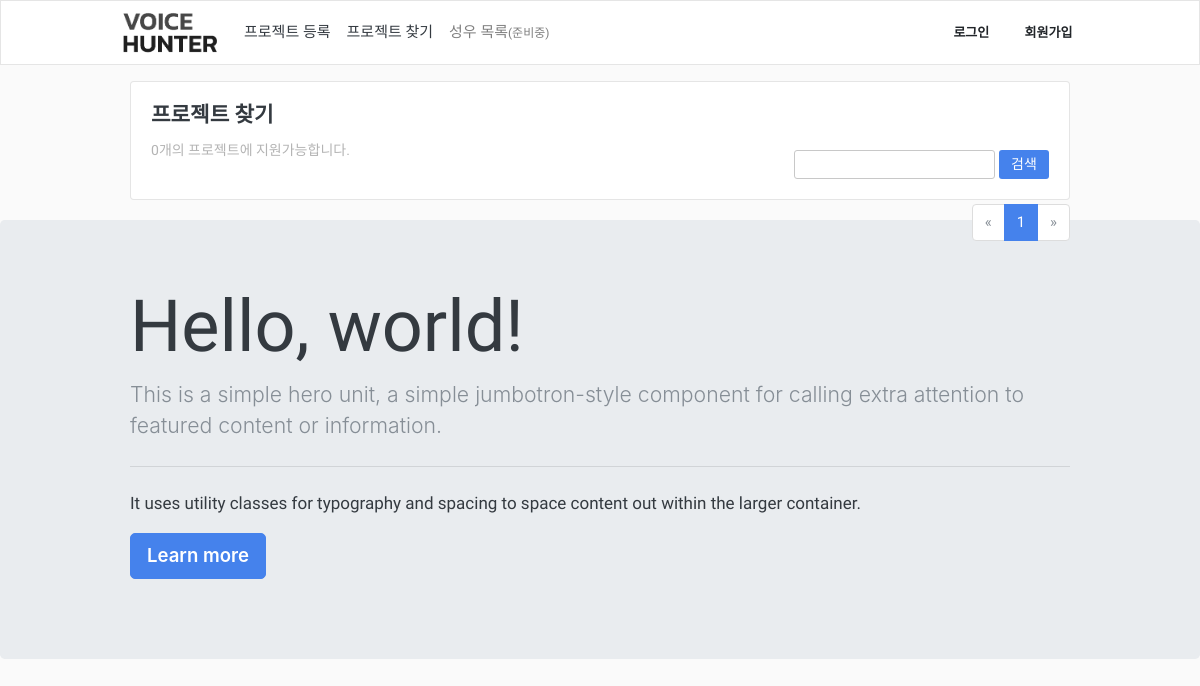
The page /ko/projects on the database as committed earlier.
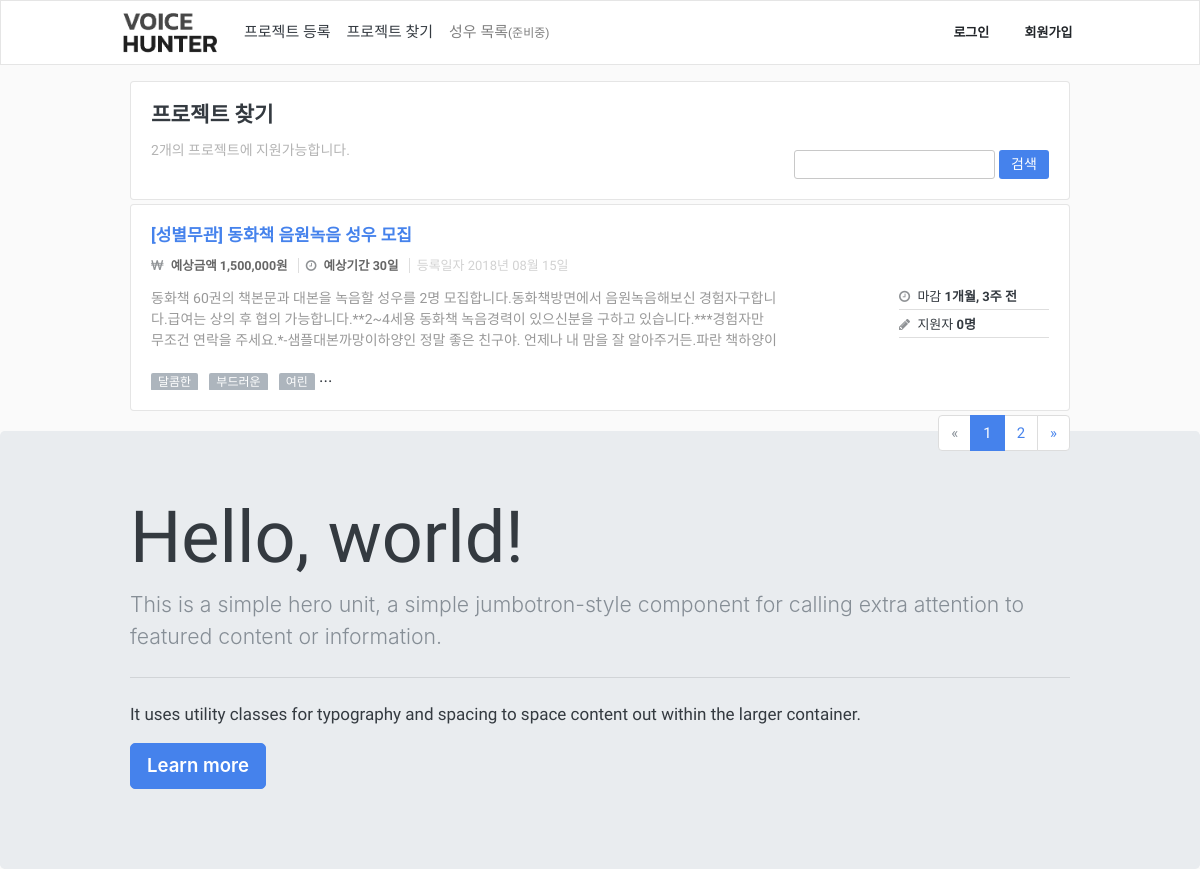
The same page on the database as committed later.
### App/models.py (models this page shows, shortened)
class Project(models.Model):
    class Meta:
        verbose_name_plural = "   프로젝트 테이블"
        ordering = ["-id"]
    TYPE_CHOICES = (
        ('pro', '프로'),
        ('under', '언더'),
        ('both', '상관없음')
    )
    GENDER_CHOICES = (
        ('male', '남자'),
        ('female', '여자'),
        ('both', '성별무관')
    )
    user = models.ForeignKey(User, on_delete=models.CASCADE, verbose_name='유저')
    title = models.CharField(max_length=100, verbose_name='프로젝트 명')
    type = models.CharField(max_length=10, choices=TYPE_CHOICES, verbose_name='성우타입')
    gender = models.CharField(max_length=10, choices=GENDER_CHOICES, verbose_name='성별')
    cost = models.PositiveIntegerField(verbose_name='예상금액')
    period = models.PositiveIntegerField(verbose_name='예상기간')
    deadline = models.DateField(verbose_name='마감기간')
    contant = models.TextField(verbose_name='프로젝트 내용')
    start_at = models.DateField(verbose_name='예상 시작일')
    gugun = models.ForeignKey(Gugun, on_delete=models.CASCADE, verbose_name='위치')
    created_at = models.DateTimeField(auto_now_add=True, verbose_name='등록일자')

class ProjectTag(models.Model):
    class Meta:
        verbose_name_plural = "  프로젝트별 태그 테이블"
        unique_together = ("project", "tag")
    project = models.ForeignKey(Project, on_delete=models.CASCADE, verbose_name='프로젝트')
    tag = models.ForeignKey(Tag, on_delete=models.CASCADE, verbose_name='태그')

class Tag(models.Model):
    class Meta:
        verbose_name_plural = "  태그 테이블"
    name = models.CharField(max_length=20, verbose_name='태그명')
    def __str__(self):
        return str(self.name)

### App/views.py (the view)
# urls.py: path('/projects', ProjectListPage, name='projects'),
def ProjectListPage(request, lang='ko'):
    translation.activate(lang)
    search = request.GET.get('q')
    page = request.GET.get('page')
    if search == None:
        search = ""
    if page == None:
        page = 1
    projects = Project.objects.all()
    item_list = []
    for project in projects:
        dict = {}
        dict['project'] = project
        dict['apply'] = len(ProjectApply.objects.filter(project=project))
        dict['tags'] = ProjectTag.objects.filter(project=project)[:6]
        item_list.append(dict)
    paginator = Paginator(item_list, 1)
    contacts = paginator.get_page(page)
    return render(request, 'ProjectList/ProjectListPage.html', {
        'lang': lang,
        'search': search,
        'page': page,
        'items': contacts,
        'projects_len':len(projects),
    })

### templates/ProjectList/ProjectListPage.html
{% extends "Base/Base.html" %}
{% load static %}
{% block content %}
<link rel="stylesheet" type="text/css" href="{% static 'ProjectList/css/style.css' %}">
<div class="container">
	{% include './Search.html' %}
	{% include './ProjectList.html' %}
	{% include './Pagenation.html' %}
</div>
</div>
{% endblock%}

### templates/Base/Base.html (shortened to what this page needs)
{% load static %}
{% load i18n %}
<!DOCTYPE html>
<html lang="ko">
<head>
    <link rel="stylesheet" type="text/css" href="{% static 'Base/css/bootstrap.min.css' %}">
    <link rel="stylesheet" href="https://cdnjs.cloudflare.com/ajax/libs/font-awesome/4.7.0/css/font-awesome.min.css">
    <link rel="stylesheet" type="text/css" href="{% static 'Base/css/style.css' %}">
    <link href='https://cdn.rawgit.com/theeluwin/NotoSansKR-Hestia/master/stylesheets/NotoSansKR-Hestia.css' rel='stylesheet' type='text/css'>
</head>
<body>
<div id="content">
    {% include './Nav.html' %}
    {% block content %}
    {% endblock content %}
    {% include './Footer.html' %}
</body>
</html>

### templates/Base/Nav.html
{% load i18n %}
<nav class="navbar navbar-expand navbar-light bg-light p-1">
  <div class="container" style="padding: 0px 5px;">
    <a class="navbar-brand" href="{% url 'App:home'  lang=lang %}"><img src="/media/Main/logo.png" width="100"></a>
    <div class="collapse navbar-collapse" id="navbarNavAltMarkup">
      <div class="navbar-nav" style="width: 600px;">
        <a class="nav-item nav-link active" href="{% url 'App:add-projects'  lang=lang %}">{% trans 'register_project' %}</a>
        <a class="nav-item nav-link" href="{% url 'App:projects'  lang=lang %}">{% trans 'find_project' %}</a>
        <a class="nav-item nav-link ready">{% trans 'voice_actor_list' %}<small>(준비중)</small></a>
      </div>
      <div style="width: 254px;">
        {% if user.is_authenticated %}
          <li class="nav-item dropdown float-right">
            <a class="nav-link dropdown-toggle" href="#" id="navbarDropdownMenuLink" role="button" data-toggle="dropdown" aria-haspopup="true" aria-expanded="false">
              {{ user }}님
            </a>
            <div class="dropdown-menu" aria-labelledby="navbarDropdownMenuLink">
              <a class="dropdown-item" href="#">
                <i class="fa fa-home"></i>
                마이페이지
              </a>
              <a class="dropdown-item" href="#">
                <i class="fa fa-cog" style="color: #8f9295; margin-right: 8px;"></i>
                계정 설정
              </a>
              <a class="dropdown-item" href="#">
                <i class="fa fa-power-off" style="color: #8f9295; margin-right: 8px;"></i>
                로그아웃
              </a>
            </div>
          </li>
        {% else %}
          <button class="btn btn-light float-right" type="submit">회원가입</button>
          <button class="btn btn-light float-right" type="submit">로그인</button>
        {% endif %}
      </div>
    </div>
  </div>
</nav>

### templates/ProjectList/Search.html (shortened to what this page needs)
{% load humanize %}
<div class="row mt-3">
	<div class="col-12">
		<div class="card bg-light mb-1 search-card">
            <div class="card-body">
            	<div style="width: 60%;float: left;">
            		<h5 class="card-title">프로젝트 찾기</h5>
              		<p class="card-text">{{ projects_len|intcomma }}개의 프로젝트에 지원가능합니다.</p>
            	</div>
				<form class="mt-5" method="get" action="" style="float: right;">
					<input id='search-input' type="text" name="q" value="{{search}}">
					<button class="search-btn btn-primary" type="submit">검색</button>
				</form>
            </div>
         </div>
	</div>
</div>

### templates/ProjectList/ProjectList.html (shortened to what this page needs)
{% load humanize %}
<div class="row mt-0">
	{% for item in items %}
	<div class="col-12">
		<div class="card item bg-light mb-1">
		  <div class="card-body">
		    <h6 class="card-title text-primary">
		    	<a href="{% url 'App:detail-projects' lang=lang pk=item.project.id %}">[{{ item.project.get_gender_display }}] {{ item.project.title }}</a>
			</h6>
		    <h5 class="project-element-list">
		    	<span class="project-element-money" style="padding-right: 7px;">
		    		<i class="fa fa-krw mr-1"></i>
		    		<strong>예상금액 {{ item.project.cost|intcomma }}원</strong>
		    	</span>
		    	<span class="project-element-day project-border" style="padding-left: 7px; padding-right: 7px;">
		    		<i class="fa fa-clock-o mr-1"></i>
		    		<strong>예상기간 {{ item.project.period }}일</strong>
		    	</span>
		    	<span class="project-element-proposal" style="padding-left: 7px;">
		    		등록일자 {{ item.project.created_at|date:"Y년 m월 d일" }}
		    	</span>
		    </h5>
		    <div class="project-unit-desc">
		    	<p class="card-text" style="width: 629px;color: #999;">{{ item.project.contant }}</p>
		    	<div class="outer-info">
		    		<div class="outer-info-upper-data">
		    			<i class="fa fa-clock-o mr-1"></i>
		    			<span>마감 <strong>{{ item.project.deadline|timeuntil}} 전</strong></span>
		    		</div>
		    		<div class="outer-info-under-data">
		    			<i class="fa fa-pencil mr-1"></i>
		    			<span class="">지원자 <strong>{{ item.apply }}명</strong></span>
		    		</div>
		    	</div>
		    </div>
		    <p class="project-skills-tag-viewbox">
		    	{% for tag in item.tags %}
		    		<span class="skills-tag">{{tag.tag}}</span>
		    	{% endfor %}
		    	...
		    </p>
		  </div>
		</div>
	</div>
	{% endfor %}
</div>

### templates/ProjectList/Pagenation.html
<ul class="pagination float-right">
  {% if items.has_previous %}
    <li class="page-item">
  		<a class="page-link" href="?page=1">&laquo;</a>
    </li>
    <li class="page-item">
    	<a class="page-link" href="?page={{ items.previous_page_number }}">{{ items.previous_page_number }}</a>
    </li>
  {% else %}
    <li class="page-item disabled">
  		<a class="page-link" href="?page=1">&laquo;</a>
    </li>
  {% endif %}
    <li class="page-item active">
  		<span class="page-link">{{ items.number }}</span>
    </li>
  {% if items.has_next %}
  	<li class="page-item">
  		<a class="page-link" href="?page={{ items.next_page_number }}">{{ items.next_page_number }}</a>
    </li>
  	<li class="page-item">
  		<a class="page-link" href="?page={{ items.next_page_number }}">&raquo;</a>
    </li>
  {% else %}
    <li class="page-item disabled">
  		<a class="page-link">&raquo;</a>
    </li>
	{% endif %}
</ul>

### templates/Base/Footer.html
<div class="jumbotron w-100 mt-3 mb-0">
	<div class="container">
		<h1 class="display-3">Hello, world!</h1>
		<p class="lead">This is a simple hero unit, a simple jumbotron-style component for calling extra attention to featured content or information.</p>
		<hr class="my-4">
		<p>It uses utility classes for typography and spacing to space content out within the larger container.</p>
		<p class="lead">
			<a class="btn btn-primary btn-lg" href="#" role="button">Learn more</a>
		</p>
	</div>
</div>

### static/Base/css/style.css (style rules this page uses)
body, .navbar-fixed-top, .navbar-fixed-bottom { min-width: 970px; background:rgb(250,250,250); font-family: "Nanum Gothic", "Apple SD Gothic Neo", "맑은 고딕", "Malgun Gothic", AppleGothic, 돋움, Dotum, Helvetica, Arial, sans-serif; }
p { font-family: "Nanum Gothic"; }
.container { width: 970px; max-width: none !important; }
li { list-style: none; }
.nav-link { color: rgb(52, 58, 64) !important; font-weight: 400; font-size: 15px; }
.ready { color: rgba(0,0,0,0.5) !important; }
.btn { font-weight: 600; border-radius: 5px !important; }
i { color: rgb(143, 146, 149); margin-right: 8px; }
.btn-light { border:0px; background:rgb(255,255,255); }

### static/ProjectList/css/style.css (style rules this page uses)
a { text-decoration: none !important; }
.search-card .card-text { color: rgb(180,180,180); }
.search-btn { border:0px; border-radius: 3px; font-size: 14px; height: 29px; width: 50px; }
#search-input { border-radius: 3px; padding: 3px; font-size: 14px; border:1px solid rgb(200,200,200); }
.card-title { white-space: nowrap; overflow: hidden; text-overflow: ellipsis; }
.project-element-list { padding-bottom: 15px; color: #666; font-size: 12.5px; margin-top: 0; margin-bottom: 0; }
.project-border { border-left: 1px solid #dedede; border-right: 1px solid #dedede; }
.card-text { width: 629px; color: #999; max-height: 60px; padding-bottom: 0; overflow: hidden; font-size: 14px; float: left; }
.project-skills-tag-viewbox { margin:0; margin-left: -7px; overflow: hidden; }
.skills-tag { vertical-align: bottom; display: inline-block; max-width: 85px; text-overflow: ellipsis; white-space: nowrap; border-radius: 2px; background-color: rgb(173, 181, 189); padding: 0 7px; font-size: 12px; color: rgb(255,255,255); overflow: hidden; margin-left: 7px; margin-bottom: -1px; }
.outer-info { font-size: 13px; line-height: 13px; width: 150px; float: right; height: 60px !important; }
.outer-info .outer-info-upper-data { padding: 2px 0 6px; border-bottom: 1px solid #dedede; }
.outer-info .outer-info-under-data { padding: 8px 0 6px; border-bottom: 1px solid #dedede; }
.project-element-proposal { color:rgb(210,210,210); font-weight: 100; font-size: 13px; }

Rows that differ between the two databases and show on the page:
added Project: project.gender "성별무관", project "동화책 음원녹음 성우 모집", project.cost "1,500,000", project.period "30", project.created_at "2018년 08월 15일", project.contant "동화책 60권의 책본문과 대본을 녹음할 성우를 2명 모집합니다.동화책방면에서 음원녹음해보신 경험자구합니다.급여는 상의 후 협의 가능합니다.**2~4세용 동화책 녹음경력이 있으신분을 구하고 있습니다.***경험자만 무조건 연락을 주세요.*-샘플대본까망이하양인 정말 좋은 친구야. 언제나 내 맘을 잘 알아주거든.파란…", project.deadline "1개월, 3주", apply "0"
added ProjectTag: tag "달콤한"
added ProjectTag: tag "부드러운"
added ProjectTag: tag "여린"
Other text that changed with them:
{{ projects_len|intcomma }}: "0" → "2"
{{ items.next_page_number }}: (not shown) → "2"
